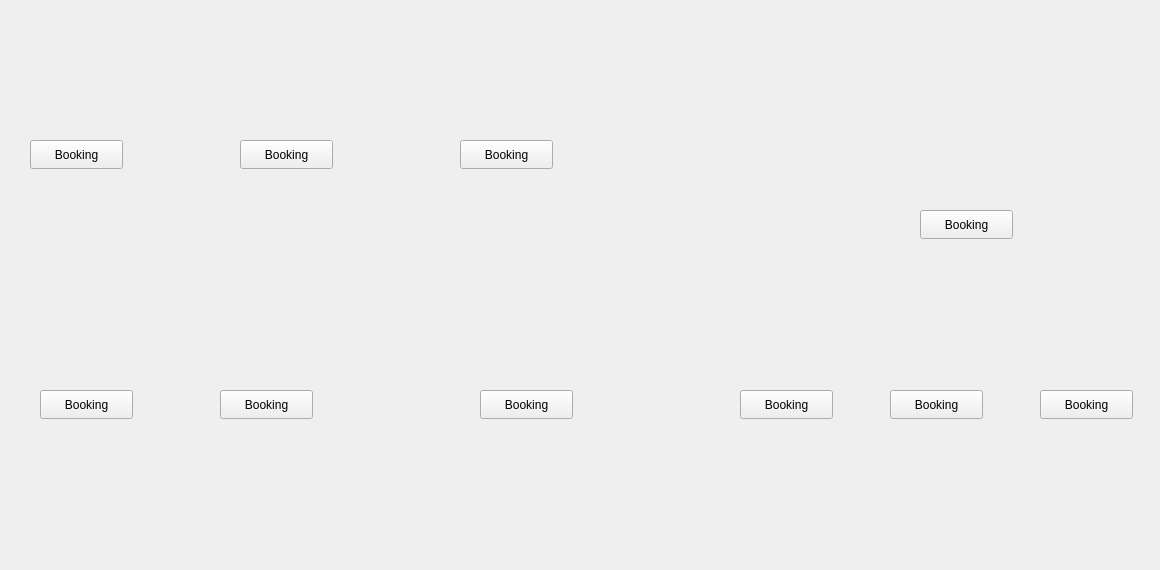
      <widget class="QWidget" name="tab_10">
       <attribute name="title">
        <string>Floor  1</string>
       </attribute>
       <widget class="QLabel" name="label_11">
        <property name="geometry">
         <rect>
          <x>0</x>
          <y>0</y>
          <width>1151</width>
          <height>561</height>
         </rect>
        </property>
        <property name="text">
         <string/>
        </property>
        <property name="pixmap">
         <pixmap>C:/Users/thekr/Downloads/Layout_1.png</pixmap>
        </property>
        <property name="scaledContents">
         <bool>true</bool>
        </property>
       </widget>
       <widget class="QPushButton" name="BookingRoom_3">
        <property name="geometry">
         <rect>
          <x>460</x>
          <y>140</y>
          <width>93</width>
          <height>29</height>
         </rect>
        </property>
        <property name="text">
         <string>Booking</string>
        </property>
       </widget>
       <widget class="QPushButton" name="BookingRoom_4">
        <property name="geometry">
         <rect>
          <x>240</x>
          <y>140</y>
          <width>93</width>
          <height>29</height>
         </rect>
        </property>
        <property name="text">
         <string>Booking</string>
        </property>
       </widget>
       <widget class="QPushButton" name="BookingRoom_5">
        <property name="geometry">
         <rect>
          <x>30</x>
          <y>140</y>
          <width>93</width>
          <height>29</height>
         </rect>
        </property>
        <property name="text">
         <string>Booking</string>
        </property>
       </widget>
       <widget class="QPushButton" name="BookingRoom_6">
        <property name="geometry">
         <rect>
          <x>40</x>
          <y>390</y>
          <width>93</width>
          <height>29</height>
         </rect>
        </property>
        <property name="text">
         <string>Booking</string>
        </property>
       </widget>
       <widget class="QPushButton" name="BookingRoom_7">
        <property name="geometry">
         <rect>
          <x>220</x>
          <y>390</y>
          <width>93</width>
          <height>29</height>
         </rect>
        </property>
        <property name="text">
         <string>Booking</string>
        </property>
       </widget>
       <widget class="QPushButton" name="BookingRoom_8">
        <property name="geometry">
         <rect>
          <x>480</x>
          <y>390</y>
          <width>93</width>
          <height>29</height>
         </rect>
        </property>
        <property name="text">
         <string>Booking</string>
        </property>
       </widget>
       <widget class="QPushButton" name="BookingRoom_9">
        <property name="geometry">
         <rect>
          <x>740</x>
          <y>390</y>
          <width>93</width>
          <height>29</height>
         </rect>
        </property>
        <property name="text">
         <string>Booking</string>
        </property>
       </widget>
       <widget class="QPushButton" name="BookingRoom_10">
        <property name="geometry">
         <rect>
          <x>890</x>
          <y>390</y>
          <width>93</width>
          <height>29</height>
         </rect>
        </property>
        <property name="text">
         <string>Booking</string>
        </property>
       </widget>
       <widget class="QPushButton" name="BookingRoom_11">
        <property name="geometry">
         <rect>
          <x>1040</x>
          <y>390</y>
          <width>93</width>
          <height>29</height>
         </rect>
        </property>
        <property name="text">
         <string>Booking</string>
        </property>
       </widget>
       <widget class="QPushButton" name="BookingRoom_12">
        <property name="geometry">
         <rect>
          <x>920</x>
          <y>210</y>
          <width>93</width>
          <height>29</height>
         </rect>
        </property>
        <property name="text">
         <string>Booking</string>
        </property>
       </widget>
      </widget>
